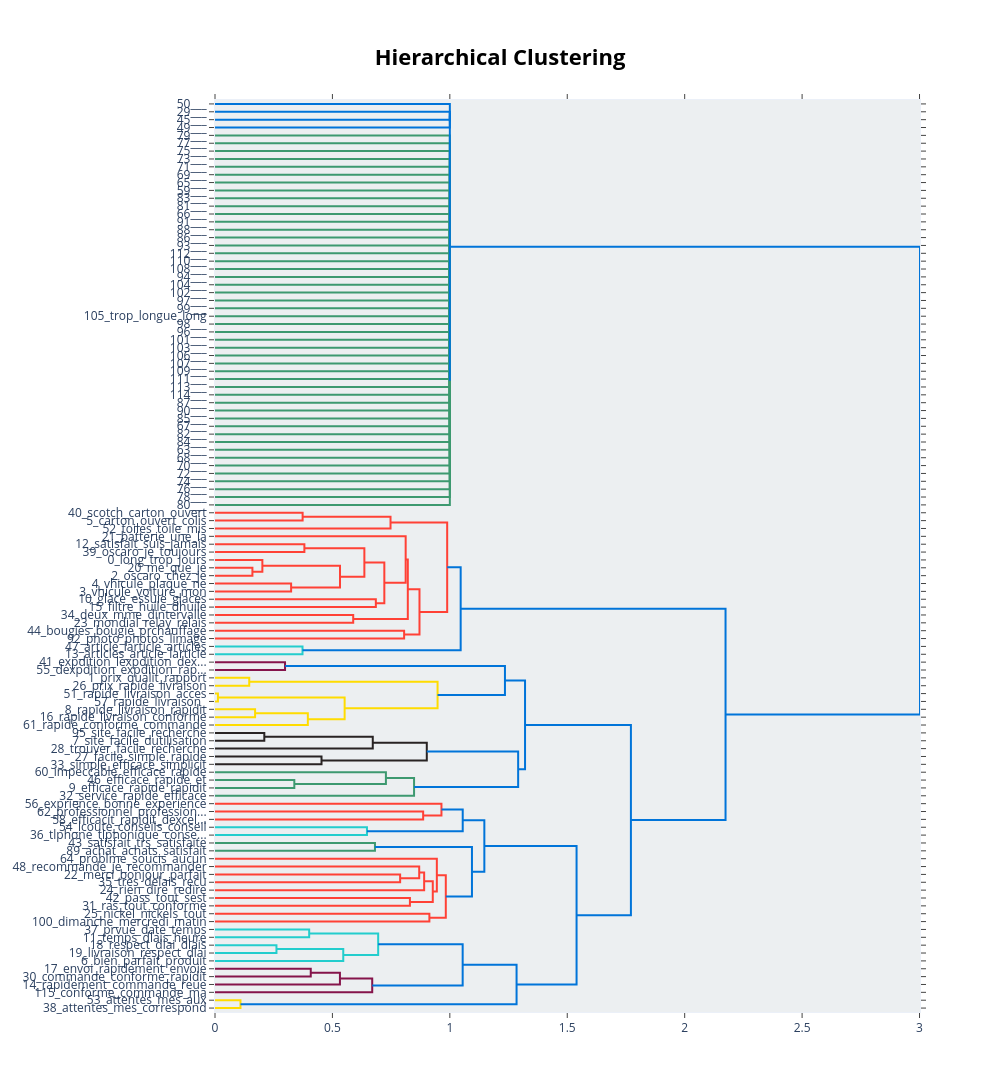

The code cell stored with this chart in its notebook:
### Code cell
# À lancer dans un notebook pour épater la galerie en réunion
import nbformat
topic_model.visualize_topics()
topic_model.visualize_hierarchy()

### Figure 1 — Plotly figure (JSON) as saved in the notebook; plotly's stock layout.template omitted (floating-point values rounded to 4 significant figures)
{"data": [{"hoverinfo": "text", "marker": {"color": "rgb(0,116,217)"}, "mode": "lines", "type": "scatter", "x": [0.0, 1.0, 1.0, 0.0], "xaxis": "x", "y": [-15.0, -15.0, -25.0, -25.0], "yaxis": "y"}, {"hoverinfo": "text", "marker": {"color": "rgb(0,116,217)"}, "mode": "lines", "type": "scatter", "x": [1.0, 1.0, 1.0, 0.0], "xaxis": "x", "y": [-20.0, -20.0, -35.0, -35.0], "yaxis": "y"}, {"hoverinfo": "text", "marker": {"color": "rgb(0,116,217)"}, "mode": "lines", "type": "scatter", "x": [0.0, 1.0, 1.0, 1.0], "xaxis": "x", "y": [-5.0, -5.0, -27.5, -27.5], "yaxis": "y"}, {"hoverinfo": "text", "marker": {"color": "rgb(61,153,112)"}, "mode": "lines", "type": "scatter", "x": [0.0, 1.0, 1.0, 0.0], "xaxis": "x", "y": [-275.0, -275.0, -285.0, -285.0], "yaxis": "y"}, {"hoverinfo": "text", "marker": {"color": "rgb(61,153,112)"}, "mode": "lines", "type": "scatter", "x": [0.0, 1.0, 1.0, 1.0], "xaxis": "x", "y": [-265.0, -265.0, -280.0, -280.0], "yaxis": "y"}, {"hoverinfo": "text", "marker": {"color": "rgb(61,153,112)"}, "mode": "lines", "type": "scatter", "x": [1.0, 1.0, 1.0, 0.0], "xaxis": "x", "y": [-272.5, -272.5, -295.0, -295.0], "yaxis": "y"}, {"hoverinfo": "text", "marker": {"color": "rgb(61,153,112)"}, "mode": "lines", "type": "scatter", "x": [0.0, 1.0, 1.0, 1.0], "xaxis": "x", "y": [-255.0, -255.0, -283.8, -283.8], "yaxis": "y"}, {"hoverinfo": "text", "marker": {"color": "rgb(61,153,112)"}, "mode": "lines", "type": "scatter", "x": [1.0, 1.0, 1.0, 0.0], "xaxis": "x", "y": [-269.4, -269.4, -305.0, -305.0], "yaxis": "y"}, {"hoverinfo": "text", "marker": {"color": "rgb(61,153,112)"}, "mode": "lines", "type": "scatter", "x": [0.0, 1.0, 1.0, 1.0], "xaxis": "x", "y": [-245.0, -245.0, -287.2, -287.2], "yaxis": "y"}, {"hoverinfo": "text", "marker": {"color": "rgb(61,153,112)"}, "mode": "lines", "type": "scatter", "x": [1.0, 1.0, 1.0, 0.0], "xaxis": "x", "y": [-266.1, -266.1, -315.0, -315.0], "yaxis": "y"}, {"hoverinfo": "text", "marker": {"color": "rgb(61,153,112)"}, "mode": "lines", "type": "scatter", "x": [0.0, 1.0, 1.0, 1.0], "xaxis": "x", "y": [-235.0, -235.0, -290.5, -290.5], "yaxis": "y"}, {"hoverinfo": "text", "marker": {"color": "rgb(61,153,112)"}, "mode": "lines", "type": "scatter", "x": [1.0, 1.0, 1.0, 0.0], "xaxis": "x", "y": [-262.8, -262.8, -325.0, -325.0], "yaxis": "y"}, {"hoverinfo": "text", "marker": {"color": "rgb(61,153,112)"}, "mode": "lines", "type": "scatter", "x": [0.0, 1.0, 1.0, 1.0], "xaxis": "x", "y": [-225.0, -225.0, -293.9, -293.9], "yaxis": "y"}, {"hoverinfo": "text", "marker": {"color": "rgb(61,153,112)"}, "mode": "lines", "type": "scatter", "x": [1.0, 1.0, 1.0, 0.0], "xaxis": "x", "y": [-259.4, -259.4, -335.0, -335.0], "yaxis": "y"}, {"hoverinfo": "text", "marker": {"color": "rgb(61,153,112)"}, "mode": "lines", "type": "scatter", "x": [0.0, 1.0, 1.0, 1.0], "xaxis": "x", "y": [-215.0, -215.0, -297.2, -297.2], "yaxis": "y"}, {"hoverinfo": "text", "marker": {"color": "rgb(61,153,112)"}, "mode": "lines", "type": "scatter", "x": [1.0, 1.0, 1.0, 0.0], "xaxis": "x", "y": [-256.1, -256.1, -345.0, -345.0], "yaxis": "y"}, {"hoverinfo": "text", "marker": {"color": "rgb(61,153,112)"}, "mode": "lines", "type": "scatter", "x": [0.0, 1.0, 1.0, 1.0], "xaxis": "x", "y": [-205.0, -205.0, -300.6, -300.6], "yaxis": "y"}, {"hoverinfo": "text", "marker": {"color": "rgb(61,153,112)"}, "mode": "lines", "type": "scatter", "x": [1.0, 1.0, 1.0, 0.0], "xaxis": "x", "y": [-252.8, -252.8, -355.0, -355.0], "yaxis": "y"}, {"hoverinfo": "text", "marker": {"color": "rgb(61,153,112)"}, "mode": "lines", "type": "scatter", "x": [0.0, 1.0, 1.0, 1.0], "xaxis": "x", "y": [-195.0, -195.0, -303.9, -303.9], "yaxis": "y"}, {"hoverinfo": "text", "marker": {"color": "rgb(61,153,112)"}, "mode": "lines", "type": "scatter", "x": [1.0, 1.0, 1.0, 0.0], "xaxis": "x", "y": [-249.4, -249.4, -365.0, -365.0], "yaxis": "y"}, {"hoverinfo": "text", "marker": {"color": "rgb(61,153,112)"}, "mode": "lines", "type": "scatter", "x": [0.0, 1.0, 1.0, 1.0], "xaxis": "x", "y": [-185.0, -185.0, -307.2, -307.2], "yaxis": "y"}, {"hoverinfo": "text", "marker": {"color": "rgb(61,153,112)"}, "mode": "lines", "type": "scatter", "x": [1.0, 1.0, 1.0, 0.0], "xaxis": "x", "y": [-246.1, -246.1, -375.0, -375.0], "yaxis": "y"}, {"hoverinfo": "text", "marker": {"color": "rgb(61,153,112)"}, "mode": "lines", "type": "scatter", "x": [0.0, 1.0, 1.0, 1.0], "xaxis": "x", "y": [-175.0, -175.0, -310.6, -310.6], "yaxis": "y"}, {"hoverinfo": "text", "marker": {"color": "rgb(61,153,112)"}, "mode": "lines", "type": "scatter", "x": [1.0, 1.0, 1.0, 0.0], "xaxis": "x", "y": [-242.8, -242.8, -385.0, -385.0], "yaxis": "y"}, {"hoverinfo": "text", "marker": {"color": "rgb(61,153,112)"}, "mode": "lines", "type": "scatter", "x": [0.0, 1.0, 1.0, 1.0], "xaxis": "x", "y": [-165.0, -165.0, -313.9, -313.9], "yaxis": "y"}, {"hoverinfo": "text", "marker": {"color": "rgb(61,153,112)"}, "mode": "lines", "type": "scatter", "x": [1.0, 1.0, 1.0, 0.0], "xaxis": "x", "y": [-239.4, -239.4, -395.0, -395.0], "yaxis": "y"}, {"hoverinfo": "text", "marker": {"color": "rgb(61,153,112)"}, "mode": "lines", "type": "scatter", "x": [0.0, 1.0, 1.0, 1.0], "xaxis": "x", "y": [-155.0, -155.0, -317.2, -317.2], "yaxis": "y"}, {"hoverinfo": "text", "marker": {"color": "rgb(61,153,112)"}, "mode": "lines", "type": "scatter", "x": [1.0, 1.0, 1.0, 0.0], "xaxis": "x", "y": [-236.1, -236.1, -405.0, -405.0], "yaxis": "y"}, {"hoverinfo": "text", "marker": {"color": "rgb(61,153,112)"}, "mode": "lines", "type": "scatter", "x": [0.0, 1.0, 1.0, 1.0], "xaxis": "x", "y": [-145.0, -145.0, -320.6, -320.6], "yaxis": "y"}, {"hoverinfo": "text", "marker": {"color": "rgb(61,153,112)"}, "mode": "lines", "type": "scatter", "x": [1.0, 1.0, 1.0, 0.0], "xaxis": "x", "y": [-232.8, -232.8, -415.0, -415.0], "yaxis": "y"}, {"hoverinfo": "text", "marker": {"color": "rgb(61,153,112)"}, "mode": "lines", "type": "scatter", "x": [0.0, 1.0, 1.0, 1.0], "xaxis": "x", "y": [-135.0, -135.0, -323.9, -323.9], "yaxis": "y"}, {"hoverinfo": "text", "marker": {"color": "rgb(61,153,112)"}, "mode": "lines", "type": "scatter", "x": [1.0, 1.0, 1.0, 0.0], "xaxis": "x", "y": [-229.4, -229.4, -425.0, -425.0], "yaxis": "y"}, {"hoverinfo": "text", "marker": {"color": "rgb(61,153,112)"}, "mode": "lines", "type": "scatter", "x": [0.0, 1.0, 1.0, 1.0], "xaxis": "x", "y": [-125.0, -125.0, -327.2, -327.2], "yaxis": "y"}, {"hoverinfo": "text", "marker": {"color": "rgb(61,153,112)"}, "mode": "lines", "type": "scatter", "x": [1.0, 1.0, 1.0, 0.0], "xaxis": "x", "y": [-226.1, -226.1, -435.0, -435.0], "yaxis": "y"}, {"hoverinfo": "text", "marker": {"color": "rgb(61,153,112)"}, "mode": "lines", "type": "scatter", "x": [0.0, 1.0, 1.0, 1.0], "xaxis": "x", "y": [-115.0, -115.0, -330.6, -330.6], "yaxis": "y"}, {"hoverinfo": "text", "marker": {"color": "rgb(61,153,112)"}, "mode": "lines", "type": "scatter", "x": [1.0, 1.0, 1.0, 0.0], "xaxis": "x", "y": [-222.8, -222.8, -445.0, -445.0], "yaxis": "y"}, {"hoverinfo": "text", "marker": {"color": "rgb(61,153,112)"}, "mode": "lines", "type": "scatter", "x": [0.0, 1.0, 1.0, 1.0], "xaxis": "x", "y": [-105.0, -105.0, -333.9, -333.9], "yaxis": "y"}, {"hoverinfo": "text", "marker": {"color": "rgb(61,153,112)"}, "mode": "lines", "type": "scatter", "x": [1.0, 1.0, 1.0, 0.0], "xaxis": "x", "y": [-219.4, -219.4, -455.0, -455.0], "yaxis": "y"}, {"hoverinfo": "text", "marker": {"color": "rgb(61,153,112)"}, "mode": "lines", "type": "scatter", "x": [0.0, 1.0, 1.0, 1.0], "xaxis": "x", "y": [-95.0, -95.0, -337.2, -337.2], "yaxis": "y"}, {"hoverinfo": "text", "marker": {"color": "rgb(61,153,112)"}, "mode": "lines", "type": "scatter", "x": [1.0, 1.0, 1.0, 0.0], "xaxis": "x", "y": [-216.1, -216.1, -465.0, -465.0], "yaxis": "y"}, {"hoverinfo": "text", "marker": {"color": "rgb(61,153,112)"}, "mode": "lines", "type": "scatter", "x": [0.0, 1.0, 1.0, 1.0], "xaxis": "x", "y": [-85.0, -85.0, -340.6, -340.6], "yaxis": "y"}, {"hoverinfo": "text", "marker": {"color": "rgb(61,153,112)"}, "mode": "lines", "type": "scatter", "x": [1.0, 1.0, 1.0, 0.0], "xaxis": "x", "y": [-212.8, -212.8, -475.0, -475.0], "yaxis": "y"}, {"hoverinfo": "text", "marker": {"color": "rgb(61,153,112)"}, "mode": "lines", "type": "scatter", "x": [0.0, 1.0, 1.0, 1.0], "xaxis": "x", "y": [-75.0, -75.0, -343.9, -343.9], "yaxis": "y"}, {"hoverinfo": "text", "marker": {"color": "rgb(61,153,112)"}, "mode": "lines", "type": "scatter", "x": [1.0, 1.0, 1.0, 0.0], "xaxis": "x", "y": [-209.4, -209.4, -485.0, -485.0], "yaxis": "y"}, {"hoverinfo": "text", "marker": {"color": "rgb(61,153,112)"}, "mode": "lines", "type": "scatter", "x": [0.0, 1.0, 1.0, 1.0], "xaxis": "x", "y": [-65.0, -65.0, -347.2, -347.2], "yaxis": "y"}, {"hoverinfo": "text", "marker": {"color": "rgb(61,153,112)"}, "mode": "lines", "type": "scatter", "x": [1.0, 1.0, 1.0, 0.0], "xaxis": "x", "y": [-206.1, -206.1, -495.0, -495.0], "yaxis": "y"}, {"hoverinfo": "text", "marker": {"color": "rgb(61,153,112)"}, "mode": "lines", "type": "scatter", "x": [0.0, 1.0, 1.0, 1.0], "xaxis": "x", "y": [-55.0, -55.0, -350.6, -350.6], "yaxis": "y"}, {"hoverinfo": "text", "marker": {"color": "rgb(61,153,112)"}, "mode": "lines", "type": "scatter", "x": [1.0, 1.0, 1.0, 0.0], "xaxis": "x", "y": [-202.8, -202.8, -505.0, -505.0], "yaxis": "y"}, {"hoverinfo": "text", "marker": {"color": "rgb(61,153,112)"}, "mode": "lines", "type": "scatter", "x": [0.0, 1.0, 1.0, 1.0], "xaxis": "x", "y": [-45.0, -45.0, -353.9, -353.9], "yaxis": "y"}, {"hoverinfo": "text", "marker": {"color": "rgb(61,153,112)"}, "mode": "lines", "type": "scatter", "x": [1.0, 1.0, 1.0, 0.0], "xaxis": "x", "y": [-199.4, -199.4, -515.0, -515.0], "yaxis": "y"}, {"hoverinfo": "text", "marker": {"color": "rgb(0,116,217)"}, "mode": "lines", "type": "scatter", "x": [1.0, 1.0, 1.0, 1.0], "xaxis": "x", "y": [-16.25, -16.25, -357.2, -357.2], "yaxis": "y"}, {"hoverinfo": "text", "marker": {"color": "rgb(255,65,54)"}, "mode": "lines", "type": "scatter", "x": [0.0, 0.3731, 0.3731, 0.0], "xaxis": "x", "y": [-525.0, -525.0, -535.0, -535.0], "yaxis": "y"}, {"hoverinfo": "text", "marker": {"color": "rgb(255,65,54)"}, "mode": "lines", "type": "scatter", "x": [0.3731, 0.7474, 0.7474, 0.0], "xaxis": "x", "y": [-530.0, -530.0, -545.0, -545.0], "yaxis": "y"}, {"hoverinfo": "text", "marker": {"color": "rgb(255,65,54)"}, "mode": "lines", "type": "scatter", "x": [0.0, 0.3806, 0.3806, 0.0], "xaxis": "x", "y": [-565.0, -565.0, -575.0, -575.0], "yaxis": "y"}, {"hoverinfo": "text", "marker": {"color": "rgb(255,65,54)"}, "mode": "lines", "type": "scatter", "x": [0.0, 0.1593, 0.1593, 0.0], "xaxis": "x", "y": [-595.0, -595.0, -605.0, -605.0], "yaxis": "y"}, {"hoverinfo": "text", "marker": {"color": "rgb(255,65,54)"}, "mode": "lines", "type": "scatter", "x": [0.0, 0.2017, 0.2017, 0.1593], "xaxis": "x", "y": [-585.0, -585.0, -600.0, -600.0], "yaxis": "y"}, {"hoverinfo": "text", "marker": {"color": "rgb(255,65,54)"}, "mode": "lines", "type": "scatter", "x": [0.0, 0.3241, 0.3241, 0.0], "xaxis": "x", "y": [-615.0, -615.0, -625.0, -625.0], "yaxis": "y"}, {"hoverinfo": "text", "marker": {"color": "rgb(255,65,54)"}, "mode": "lines", "type": "scatter", "x": [0.2017, 0.5323, 0.5323, 0.3241], "xaxis": "x", "y": [-592.5, -592.5, -620.0, -620.0], "yaxis": "y"}, {"hoverinfo": "text", "marker": {"color": "rgb(255,65,54)"}, "mode": "lines", "type": "scatter", "x": [0.3806, 0.636, 0.636, 0.5323], "xaxis": "x", "y": [-570.0, -570.0, -606.2, -606.2], "yaxis": "y"}, {"hoverinfo": "text", "marker": {"color": "rgb(255,65,54)"}, "mode": "lines", "type": "scatter", "x": [0.0, 0.6849, 0.6849, 0.0], "xaxis": "x", "y": [-635.0, -635.0, -645.0, -645.0], "yaxis": "y"}, {"hoverinfo": "text", "marker": {"color": "rgb(255,65,54)"}, "mode": "lines", "type": "scatter", "x": [0.636, 0.721, 0.721, 0.6849], "xaxis": "x", "y": [-588.1, -588.1, -640.0, -640.0], "yaxis": "y"}, {"hoverinfo": "text", "marker": {"color": "rgb(255,65,54)"}, "mode": "lines", "type": "scatter", "x": [0.0, 0.8119, 0.8119, 0.721], "xaxis": "x", "y": [-555.0, -555.0, -614.1, -614.1], "yaxis": "y"}, {"hoverinfo": "text", "marker": {"color": "rgb(255,65,54)"}, "mode": "lines", "type": "scatter", "x": [0.0, 0.5885, 0.5885, 0.0], "xaxis": "x", "y": [-655.0, -655.0, -665.0, -665.0], "yaxis": "y"}, {"hoverinfo": "text", "marker": {"color": "rgb(255,65,54)"}, "mode": "lines", "type": "scatter", "x": [0.8119, 0.8211, 0.8211, 0.5885], "xaxis": "x", "y": [-584.5, -584.5, -660.0, -660.0], "yaxis": "y"}, {"hoverinfo": "text", "marker": {"color": "rgb(255,65,54)"}, "mode": "lines", "type": "scatter", "x": [0.0, 0.8053, 0.8053, 0.0], "xaxis": "x", "y": [-675.0, -675.0, -685.0, -685.0], "yaxis": "y"}, {"hoverinfo": "text", "marker": {"color": "rgb(255,65,54)"}, "mode": "lines", "type": "scatter", "x": [0.8211, 0.8708, 0.8708, 0.8053], "xaxis": "x", "y": [-622.3, -622.3, -680.0, -680.0], "yaxis": "y"}, {"hoverinfo": "text", "marker": {"color": "rgb(255,65,54)"}, "mode": "lines", "type": "scatter", "x": [0.7474, 0.9887, 0.9887, 0.8708], "xaxis": "x", "y": [-537.5, -537.5, -651.1, -651.1], "yaxis": "y"}, {"hoverinfo": "text", "marker": {"color": "rgb(35,205,205)"}, "mode": "lines", "type": "scatter", "x": [0.0, 0.3726, 0.3726, 0.0], "xaxis": "x", "y": [-695.0, -695.0, -705.0, -705.0], "yaxis": "y"}, {"hoverinfo": "text", "marker": {"color": "rgb(0,116,217)"}, "mode": "lines", "type": "scatter", "x": [0.9887, 1.046, 1.046, 0.3726], "xaxis": "x", "y": [-594.3, -594.3, -700.0, -700.0], "yaxis": "y"}, {"hoverinfo": "text", "marker": {"color": "rgb(133,20,75)"}, "mode": "lines", "type": "scatter", "x": [0.0, 0.2982, 0.2982, 0.0], "xaxis": "x", "y": [-715.0, -715.0, -725.0, -725.0], "yaxis": "y"}, {"hoverinfo": "text", "marker": {"color": "rgb(255,220,0)"}, "mode": "lines", "type": "scatter", "x": [0.0, 0.1457, 0.1457, 0.0], "xaxis": "x", "y": [-735.0, -735.0, -745.0, -745.0], "yaxis": "y"}, {"hoverinfo": "text", "marker": {"color": "rgb(255,220,0)"}, "mode": "lines", "type": "scatter", "x": [0.0, 0.01253, 0.01253, 0.0], "xaxis": "x", "y": [-755.0, -755.0, -765.0, -765.0], "yaxis": "y"}, {"hoverinfo": "text", "marker": {"color": "rgb(255,220,0)"}, "mode": "lines", "type": "scatter", "x": [0.0, 0.1707, 0.1707, 0.0], "xaxis": "x", "y": [-775.0, -775.0, -785.0, -785.0], "yaxis": "y"}, {"hoverinfo": "text", "marker": {"color": "rgb(255,220,0)"}, "mode": "lines", "type": "scatter", "x": [0.1707, 0.3953, 0.3953, 0.0], "xaxis": "x", "y": [-780.0, -780.0, -795.0, -795.0], "yaxis": "y"}, {"hoverinfo": "text", "marker": {"color": "rgb(255,220,0)"}, "mode": "lines", "type": "scatter", "x": [0.01253, 0.552, 0.552, 0.3953], "xaxis": "x", "y": [-760.0, -760.0, -787.5, -787.5], "yaxis": "y"}, {"hoverinfo": "text", "marker": {"color": "rgb(255,220,0)"}, "mode": "lines", "type": "scatter", "x": [0.1457, 0.9478, 0.9478, 0.552], "xaxis": "x", "y": [-740.0, -740.0, -773.8, -773.8], "yaxis": "y"}, {"hoverinfo": "text", "marker": {"color": "rgb(0,116,217)"}, "mode": "lines", "type": "scatter", "x": [0.2982, 1.235, 1.235, 0.9478], "xaxis": "x", "y": [-720.0, -720.0, -756.9, -756.9], "yaxis": "y"}, {"hoverinfo": "text", "marker": {"color": "rgb(40,35,35)"}, "mode": "lines", "type": "scatter", "x": [0.0, 0.21, 0.21, 0.0], "xaxis": "x", "y": [-805.0, -805.0, -815.0, -815.0], "yaxis": "y"}, {"hoverinfo": "text", "marker": {"color": "rgb(40,35,35)"}, "mode": "lines", "type": "scatter", "x": [0.21, 0.6718, 0.6718, 0.0], "xaxis": "x", "y": [-810.0, -810.0, -825.0, -825.0], "yaxis": "y"}, {"hoverinfo": "text", "marker": {"color": "rgb(40,35,35)"}, "mode": "lines", "type": "scatter", "x": [0.0, 0.4535, 0.4535, 0.0], "xaxis": "x", "y": [-835.0, -835.0, -845.0, -845.0], "yaxis": "y"}, {"hoverinfo": "text", "marker": {"color": "rgb(40,35,35)"}, "mode": "lines", "type": "scatter", "x": [0.6718, 0.9018, 0.9018, 0.4535], "xaxis": "x", "y": [-817.5, -817.5, -840.0, -840.0], "yaxis": "y"}, {"hoverinfo": "text", "marker": {"color": "rgb(61,153,112)"}, "mode": "lines", "type": "scatter", "x": [0.0, 0.3378, 0.3378, 0.0], "xaxis": "x", "y": [-865.0, -865.0, -875.0, -875.0], "yaxis": "y"}, {"hoverinfo": "text", "marker": {"color": "rgb(61,153,112)"}, "mode": "lines", "type": "scatter", "x": [0.0, 0.7278, 0.7278, 0.3378], "xaxis": "x", "y": [-855.0, -855.0, -870.0, -870.0], "yaxis": "y"}, {"hoverinfo": "text", "marker": {"color": "rgb(61,153,112)"}, "mode": "lines", "type": "scatter", "x": [0.7278, 0.8476, 0.8476, 0.0], "xaxis": "x", "y": [-862.5, -862.5, -885.0, -885.0], "yaxis": "y"}, {"hoverinfo": "text", "marker": {"color": "rgb(0,116,217)"}, "mode": "lines", "type": "scatter", "x": [0.9018, 1.291, 1.291, 0.8476], "xaxis": "x", "y": [-828.8, -828.8, -873.8, -873.8], "yaxis": "y"}, {"hoverinfo": "text", "marker": {"color": "rgb(0,116,217)"}, "mode": "lines", "type": "scatter", "x": [1.235, 1.32, 1.32, 1.291], "xaxis": "x", "y": [-738.4, -738.4, -851.2, -851.2], "yaxis": "y"}, {"hoverinfo": "text", "marker": {"color": "rgb(255,65,54)"}, "mode": "lines", "type": "scatter", "x": [0.0, 0.8864, 0.8864, 0.0], "xaxis": "x", "y": [-905.0, -905.0, -915.0, -915.0], "yaxis": "y"}, {"hoverinfo": "text", "marker": {"color": "rgb(255,65,54)"}, "mode": "lines", "type": "scatter", "x": [0.0, 0.9643, 0.9643, 0.8864], "xaxis": "x", "y": [-895.0, -895.0, -910.0, -910.0], "yaxis": "y"}, {"hoverinfo": "text", "marker": {"color": "rgb(35,205,205)"}, "mode": "lines", "type": "scatter", "x": [0.0, 0.6471, 0.6471, 0.0], "xaxis": "x", "y": [-925.0, -925.0, -935.0, -935.0], "yaxis": "y"}, {"hoverinfo": "text", "marker": {"color": "rgb(0,116,217)"}, "mode": "lines", "type": "scatter", "x": [0.9643, 1.055, 1.055, 0.6471], "xaxis": "x", "y": [-902.5, -902.5, -930.0, -930.0], "yaxis": "y"}, {"hoverinfo": "text", "marker": {"color": "rgb(61,153,112)"}, "mode": "lines", "type": "scatter", "x": [0.0, 0.6811, 0.6811, 0.0], "xaxis": "x", "y": [-945.0, -945.0, -955.0, -955.0], "yaxis": "y"}, {"hoverinfo": "text", "marker": {"color": "rgb(255,65,54)"}, "mode": "lines", "type": "scatter", "x": [0.0, 0.7884, 0.7884, 0.0], "xaxis": "x", "y": [-985.0, -985.0, -995.0, -995.0], "yaxis": "y"}, {"hoverinfo": "text", "marker": {"color": "rgb(255,65,54)"}, "mode": "lines", "type": "scatter", "x": [0.0, 0.8695, 0.8695, 0.7884], "xaxis": "x", "y": [-975.0, -975.0, -990.0, -990.0], "yaxis": "y"}, {"hoverinfo": "text", "marker": {"color": "rgb(255,65,54)"}, "mode": "lines", "type": "scatter", "x": [0.8695, 0.8906, 0.8906, 0.0], "xaxis": "x", "y": [-982.5, -982.5, -1005.0, -1005.0], "yaxis": "y"}, {"hoverinfo": "text", "marker": {"color": "rgb(255,65,54)"}, "mode": "lines", "type": "scatter", "x": [0.0, 0.83, 0.83, 0.0], "xaxis": "x", "y": [-1015.0, -1015.0, -1025.0, -1025.0], "yaxis": "y"}, {"hoverinfo": "text", "marker": {"color": "rgb(255,65,54)"}, "mode": "lines", "type": "scatter", "x": [0.8906, 0.9274, 0.9274, 0.83], "xaxis": "x", "y": [-993.8, -993.8, -1020.0, -1020.0], "yaxis": "y"}, {"hoverinfo": "text", "marker": {"color": "rgb(255,65,54)"}, "mode": "lines", "type": "scatter", "x": [0.0, 0.9446, 0.9446, 0.9274], "xaxis": "x", "y": [-965.0, -965.0, -1007.0, -1007.0], "yaxis": "y"}, {"hoverinfo": "text", "marker": {"color": "rgb(255,65,54)"}, "mode": "lines", "type": "scatter", "x": [0.0, 0.9129, 0.9129, 0.0], "xaxis": "x", "y": [-1035.0, -1035.0, -1045.0, -1045.0], "yaxis": "y"}, {"hoverinfo": "text", "marker": {"color": "rgb(255,65,54)"}, "mode": "lines", "type": "scatter", "x": [0.9446, 0.9828, 0.9828, 0.9129], "xaxis": "x", "y": [-985.9, -985.9, -1040.0, -1040.0], "yaxis": "y"}, {"hoverinfo": "text", "marker": {"color": "rgb(0,116,217)"}, "mode": "lines", "type": "scatter", "x": [0.6811, 1.094, 1.094, 0.9828], "xaxis": "x", "y": [-950.0, -950.0, -1013.0, -1013.0], "yaxis": "y"}, {"hoverinfo": "text", "marker": {"color": "rgb(0,116,217)"}, "mode": "lines", "type": "scatter", "x": [1.055, 1.147, 1.147, 1.094], "xaxis": "x", "y": [-916.2, -916.2, -981.5, -981.5], "yaxis": "y"}, {"hoverinfo": "text", "marker": {"color": "rgb(35,205,205)"}, "mode": "lines", "type": "scatter", "x": [0.0, 0.401, 0.401, 0.0], "xaxis": "x", "y": [-1055.0, -1055.0, -1065.0, -1065.0], "yaxis": "y"}, {"hoverinfo": "text", "marker": {"color": "rgb(35,205,205)"}, "mode": "lines", "type": "scatter", "x": [0.0, 0.2617, 0.2617, 0.0], "xaxis": "x", "y": [-1075.0, -1075.0, -1085.0, -1085.0], "yaxis": "y"}, {"hoverinfo": "text", "marker": {"color": "rgb(35,205,205)"}, "mode": "lines", "type": "scatter", "x": [0.2617, 0.5462, 0.5462, 0.0], "xaxis": "x", "y": [-1080.0, -1080.0, -1095.0, -1095.0], "yaxis": "y"}, {"hoverinfo": "text", "marker": {"color": "rgb(35,205,205)"}, "mode": "lines", "type": "scatter", "x": [0.401, 0.6948, 0.6948, 0.5462], "xaxis": "x", "y": [-1060.0, -1060.0, -1088.0, -1088.0], "yaxis": "y"}, {"hoverinfo": "text", "marker": {"color": "rgb(133,20,75)"}, "mode": "lines", "type": "scatter", "x": [0.0, 0.4077, 0.4077, 0.0], "xaxis": "x", "y": [-1105.0, -1105.0, -1115.0, -1115.0], "yaxis": "y"}, {"hoverinfo": "text", "marker": {"color": "rgb(133,20,75)"}, "mode": "lines", "type": "scatter", "x": [0.4077, 0.532, 0.532, 0.0], "xaxis": "x", "y": [-1110.0, -1110.0, -1125.0, -1125.0], "yaxis": "y"}, {"hoverinfo": "text", "marker": {"color": "rgb(133,20,75)"}, "mode": "lines", "type": "scatter", "x": [0.532, 0.6695, 0.6695, 0.0], "xaxis": "x", "y": [-1118.0, -1118.0, -1135.0, -1135.0], "yaxis": "y"}, {"hoverinfo": "text", "marker": {"color": "rgb(0,116,217)"}, "mode": "lines", "type": "scatter", "x": [0.6948, 1.055, 1.055, 0.6695], "xaxis": "x", "y": [-1074.0, -1074.0, -1126.0, -1126.0], "yaxis": "y"}, {"hoverinfo": "text", "marker": {"color": "rgb(255,220,0)"}, "mode": "lines", "type": "scatter", "x": [0.0, 0.1085, 0.1085, 0.0], "xaxis": "x", "y": [-1145.0, -1145.0, -1155.0, -1155.0], "yaxis": "y"}, {"hoverinfo": "text", "marker": {"color": "rgb(0,116,217)"}, "mode": "lines", "type": "scatter", "x": [1.055, 1.284, 1.284, 0.1085], "xaxis": "x", "y": [-1100.0, -1100.0, -1150.0, -1150.0], "yaxis": "y"}, {"hoverinfo": "text", "marker": {"color": "rgb(0,116,217)"}, "mode": "lines", "type": "scatter", "x": [1.147, 1.54, 1.54, 1.284], "xaxis": "x", "y": [-948.9, -948.9, -1125.0, -1125.0], "yaxis": "y"}, {"hoverinfo": "text", "marker": {"color": "rgb(0,116,217)"}, "mode": "lines", "type": "scatter", "x": [1.32, 1.771, 1.771, 1.54], "xaxis": "x", "y": [-794.8, -794.8, -1037.0, -1037.0], "yaxis": "y"}, {"hoverinfo": "text", "marker": {"color": "rgb(0,116,217)"}, "mode": "lines", "type": "scatter", "x": [1.046, 2.174, 2.174, 1.771], "xaxis": "x", "y": [-647.2, -647.2, -915.9, -915.9], "yaxis": "y"}, {"hoverinfo": "text", "marker": {"color": "rgb(0,116,217)"}, "mode": "lines", "type": "scatter", "x": [1.0, 3.002, 3.002, 2.174], "xaxis": "x", "y": [-186.7, -186.7, -781.5, -781.5], "yaxis": "y"}], "layout": {"autosize": false, "height": 1940, "hoverlabel": {"bgcolor": "white", "font": {"family": "Rockwell", "size": 16}}, "hovermode": "closest", "plot_bgcolor": "#ECEFF1", "showlegend": false, "title": {"font": {"color": "Black", "size": 22}, "text": "<b>Hierarchical Clustering</b>", "x": 0.5, "xanchor": "center", "yanchor": "top"}, "width": 1000, "xaxis": {"mirror": "allticks", "rangemode": "tozero", "showgrid": false, "showline": true, "showticklabels": true, "ticks": "outside", "type": "linear", "zeroline": false}, "yaxis": {"mirror": "allticks", "range": [-1160, 0], "rangemode": "tozero", "showgrid": false, "showline": true, "showticklabels": true, "tickmode": "array", "ticks": "outside", "ticktext": ["50___", "29___", "45___", "49___", "79___", "77___", "75___", "73___", "71___", "69___", "65___", "59___", "83___", "81___", "66___", "91___", "88___", "86___", "93___", "112___", "110___", "108___", "94___", "104___", "102___", "97___", "99___", "105_trop_longue_long", "98___", "96___", "101___", "103___", "106___", "107___", "109___", "111___", "113___", "114___", "87___", "90___", "85___", "67___", "82___", "84___", "63___", "68___", "70___", "72___", "74___", "76___", "78___", "80___", "40_scotch_carton_ouvert", "5_carton_ouvert_colis", "52_toiles_toile_mis", "21_batterie_une_la", "12_satisfait_suis_jamais", "39_oscaro_je_toujours", "0_long_trop_jours", "20_me_que_je", "2_oscaro_chez_je", "4_vhicule_plaque_ne", "3_vhicule_voiture_mon", "10_glace_essuie_glaces", "15_filtre_huile_dhuile", "34_deux_mme_dintervalle", "23_mondial_relay_relais", "44_bougies_bougie_prchauffage", "92_photo_photos_limage", "47_article_larticle_articles", "13_articles_article_larticle", "41_expdition_lexpdition_dex...", "55_dexpdition_expdition_rap...", "1_prix_qualit_rapport", "26_prix_rapide_livraison", "51_rapide_livraison_acces", "57_rapide_livraison_", "8_rapide_livraison_rapidit", "16_rapide_livraison_conforme", "61_rapide_conforme_commande", "95_site_facile_recherche", "7_site_facile_dutilisation", "28_trouver_facile_recherche", "27_facile_simple_rapide", "33_simple_efficace_simplicit", "60_impeccable_efficace_rapide", "46_efficace_rapide_et", "9_efficace_rapide_rapidit", "32_service_rapide_efficace", "56_exprience_bonne_experience", "62_professionnel_profession...", "58_efficacit_rapidit_dexcel...", "54_lcoute_conseils_conseil", "36_tlphone_tlphonique_conse...", "43_satisfait_trs_satisfaite", "89_achat_achats_satisfait", "64_problme_soucis_aucun", "48_recommande_je_recommander", "22_merci_bonjour_parfait", "35_tres_delais_recu", "24_rien_dire_redire", "42_pass_tout_sest", "31_ras_tout_conforme", "25_nickel_nickels_tout", "100_dimanche_mercredi_matin", "37_prvue_date_temps", "11_temps_dlais_heure", "18_respect_dlai_dlais", "19_livraison_respect_dlai", "6_bien_parfait_produit", "17_envoi_rapidement_envoie", "30_commande_conforme_rapidit", "14_rapidement_commande_reue", "115_conforme_commande_ma", "53_attentes_mes_aux", "38_attentes_mes_correspond"], "tickvals": [-5, -15, -25, -35, -45, -55, -65, -75, -85, -95, -105, -115, -125, -135, -145, -155, -165, -175, -185, -195, -205, -215, -225, -235, -245, -255, -265, -275, -285, -295, -305, -315, -325, -335, -345, -355, -365, -375, -385, -395, -405, -415, -425, -435, -445, -455, -465, -475, -485, -495, -505, -515, -525, -535, -545, -555, -565, -575, -585, -595, -605, -615, -625, -635, -645, -655, -665, -675, -685, -695, -705, -715, -725, -735, -745, -755, -765, -775, -785, -795, -805, -815, -825, -835, -845, -855, -865, -875, -885, -895, -905, -915, -925, -935, -945, -955, -965, -975, -985, -995, -1005, -1015, -1025, -1035, -1045, -1055, -1065, -1075, -1085, -1095, -1105, -1115, -1125, -1135, -1145, -1155], "type": "linear", "zeroline": false}}}
